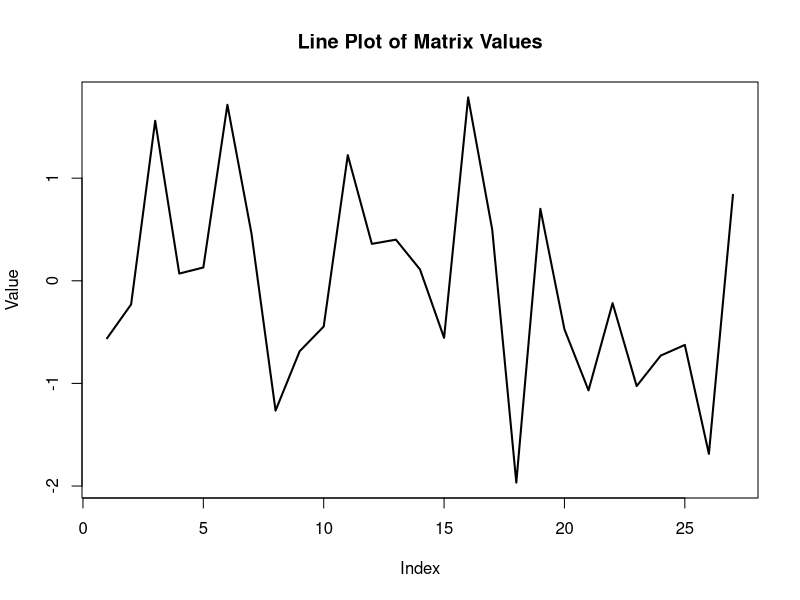
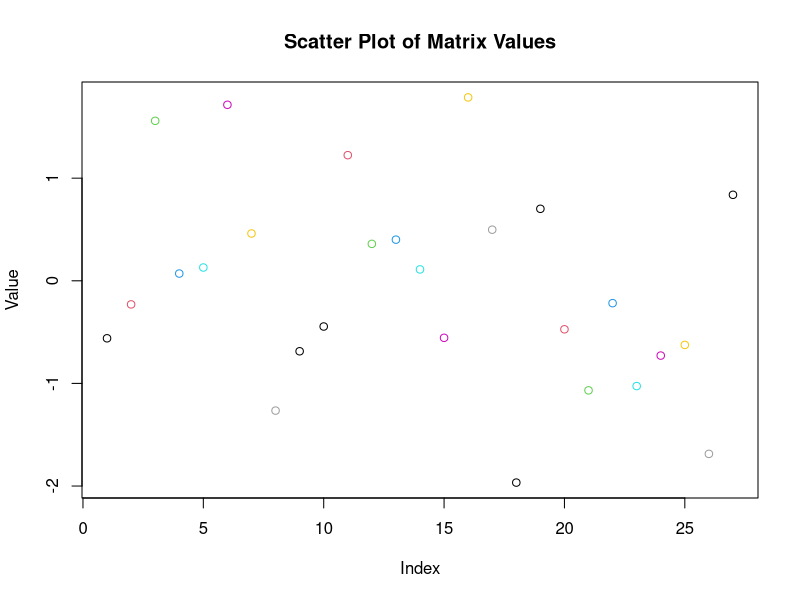

R code for these plots, in order:
#18. Write an R script that creates a multidimensional array and demonstrates how to perform array slicing 
#to extract a specific subarray. Also, use line or scatter plot to represent the matrix values visually, 
#and represent it using any two suitable graphs.

# Create a multidimensional array (3D)
set.seed(123)
array_data <- array(rnorm(27), dim = c(3, 3, 3))

# Print the original array
print("Original 3D Array:")
print(array_data)

# Perform array slicing to extract a specific subarray
subarray <- array_data[2, , ]

# Print the extracted subarray
print("Extracted Subarray:")
print(subarray)

# Flatten the 3D array to a matrix for plotting
matrix_data <- matrix(array_data, nrow = dim(array_data)[1], ncol = dim(array_data)[2] * dim(array_data)[3])

# Line plot to represent matrix values
line_plot <- plot(1:length(matrix_data), matrix_data, type = "l", col = 1:dim(matrix_data)[2], lwd = 2,
                  main = "Line Plot of Matrix Values", xlab = "Index", ylab = "Value")

# Scatter plot to represent matrix values
scatter_plot <- plot(1:length(matrix_data), matrix_data, type = "p", col = 1:dim(matrix_data)[2],
                     main = "Scatter Plot of Matrix Values", xlab = "Index", ylab = "Value")

# Display plots
print("Line Plot:")
print(line_plot)
print("Scatter Plot:")
print(scatter_plot)
